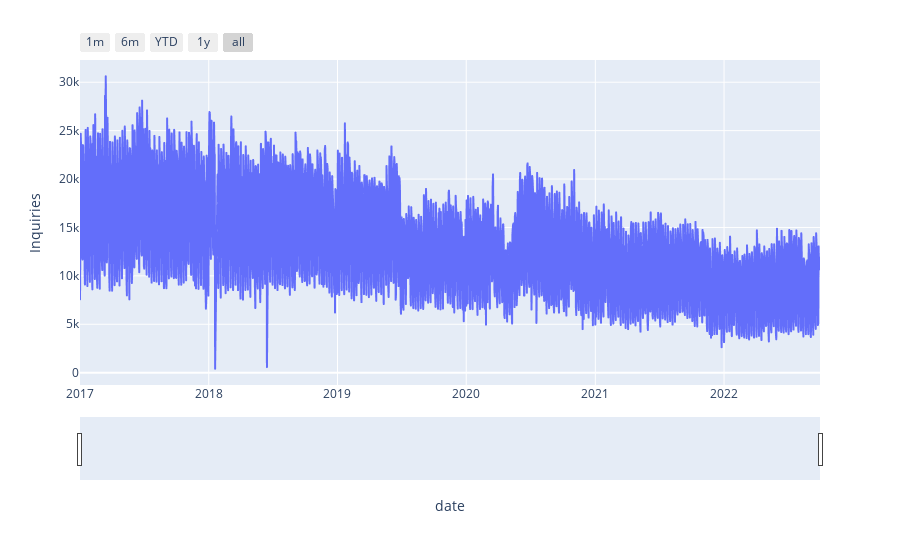

The cell this chart's notebook holds for it:
### Code cell
import plotly.express as px
fig = px.line(Stats_Univariate_data.reset_index(), x= 'date' , y='Inquiries')
fig.update_layout(
    xaxis=dict(
        rangeselector=dict(
            buttons=list([
                dict(count=1,
                     label="1m",
                      step="month",
                     stepmode="backward"),
                dict(count=6,
                     label="6m",
                     step="month",
                     stepmode="backward"),
                dict(count=1,
                     label="YTD",
                     step="year",
                     stepmode="todate"),
                dict(count=1,
                     label="1y",
                     step="year",
                     stepmode="backward"),
                dict(step="all")
            ])
        ),
        rangeslider=dict(
            visible=True
        ),
        type="date"
    )
)

### Figure 1 — Plotly figure (JSON) as saved in the notebook; plotly's stock layout.template omitted (floating-point values rounded to 4 significant figures; data arrays with more than 128 entries replaced by an {"elided": "..."} marker saying what was removed)
{"data": [{"hovertemplate": "date=%{x}<br>Inquiries=%{y}<extra></extra>", "legendgroup": "", "line": {"color": "#636efa", "dash": "solid"}, "marker": {"symbol": "circle"}, "mode": "lines", "name": "", "showlegend": false, "type": "scattergl", "x": {"elided": "2092 str values"}, "xaxis": "x", "y": {"elided": "2092 int values"}, "yaxis": "y"}], "layout": {"legend": {"tracegroupgap": 0}, "margin": {"t": 60}, "xaxis": {"anchor": "y", "domain": [0, 1], "rangeselector": {"buttons": [{"count": 1, "label": "1m", "step": "month", "stepmode": "backward"}, {"count": 6, "label": "6m", "step": "month", "stepmode": "backward"}, {"count": 1, "label": "YTD", "step": "year", "stepmode": "todate"}, {"count": 1, "label": "1y", "step": "year", "stepmode": "backward"}, {"step": "all"}]}, "rangeslider": {"visible": true}, "title": {"text": "date"}, "type": "date"}, "yaxis": {"anchor": "x", "domain": [0, 1], "title": {"text": "Inquiries"}}}}
